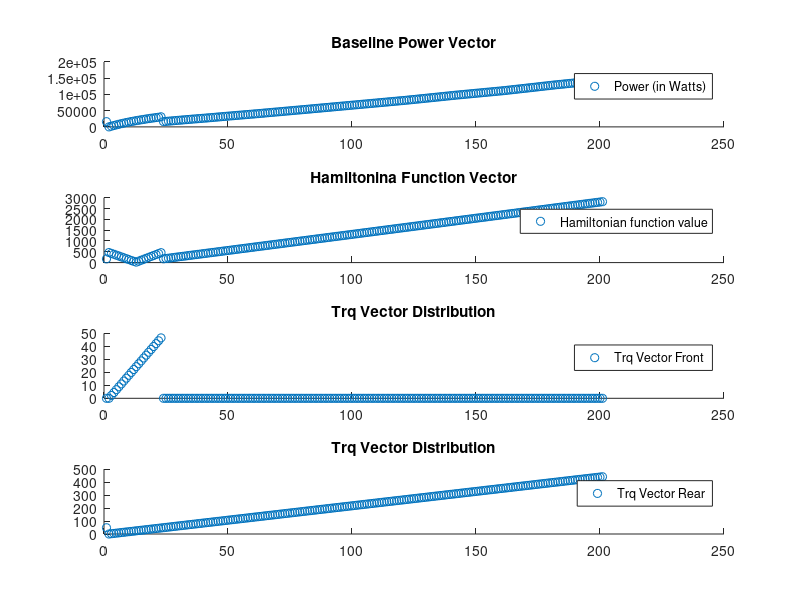

MATLAB code to generate this figure: (Note: this script raises an error after producing the figure.)
close all
load("Full_analysis.mat")
load("Ham_analysis.mat")
load("Trq_dist.mat")
ndx=9;
Ham_high=Ham_analysis.high(ndx,2:end);
flag=Ham_analysis.flag_high(ndx,2:end)==0;
Ham_feasible=Ham_high(flag);
Ham_infeasible=Ham_high(~flag);

Trq_f=0.3012*Trq_dist.high_F(ndx,2:end);
Trq_r=0.3012*Trq_dist.high_R(ndx,2:end);
step=1:201;
subplot(4,1,1)
scatter(step, Full_analysis.high(ndx,2:end));
title("Baseline Power Vector")
legend('Power (in Watts)');
subplot(4,1,2)
scatter(1:length(Ham_feasible), Ham_feasible,'green');
hold on 
scatter(1:length(Ham_infeasible), Ham_infeasible,'red');
title("Hamiltonina Function Vector")
legend('Hamiltonian function value');
subplot(4,1,3)
scatter(step, Trq_f,'yellow');
title("Trq Vector Distribution")
legend('Trq Vector Front');
subplot(4,1,4)
scatter(step, Trq_r,'red');
title("Trq Vector Distribution")
legend("Trq Vector Rear")
sgtitle(['Optimisation space, Trq for demand=',num2str(Trq_dist.demand_high(ndx))]);


